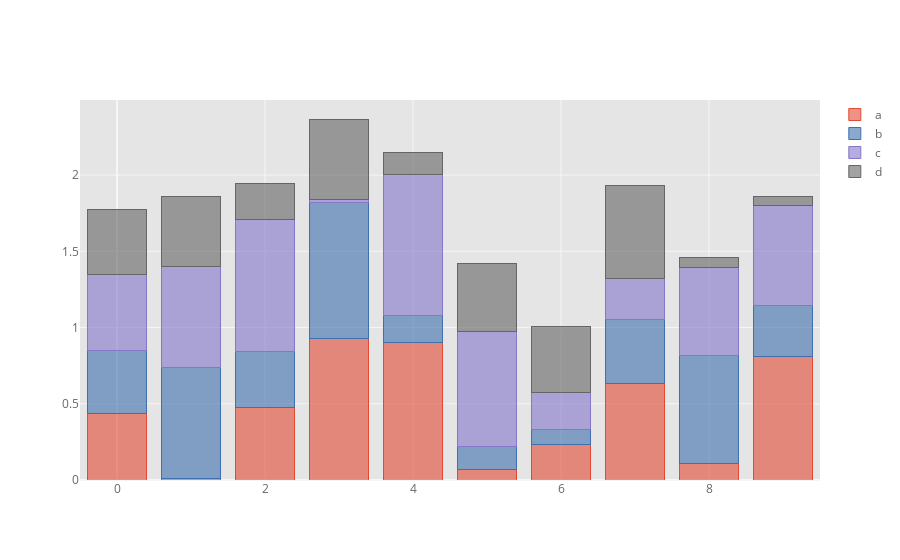

Here is the notebook cell this chart was saved with:
### Markdown cell above
To produce a stacked bar plot, use `barmode=stack`

### Code cell
df.iplot(kind='bar',barmode='stack')

### Figure 1 — Plotly figure (JSON) as saved in the notebook; plotly's stock layout.template omitted (floating-point values rounded to 4 significant figures)
{"data": [{"marker": {"color": "rgba(226, 74, 51, 0.6)", "line": {"color": "rgba(226, 74, 51, 1.0)", "width": 1}}, "name": "a", "orientation": "v", "text": "", "type": "bar", "x": [0, 1, 2, 3, 4, 5, 6, 7, 8, 9], "y": [0.4376, 0.009224, 0.4768, 0.9282, 0.9041, 0.06873, 0.2296, 0.6302, 0.1088, 0.8109]}, {"marker": {"color": "rgba(62, 111, 176, 0.6)", "line": {"color": "rgba(62, 111, 176, 1.0)", "width": 1}}, "name": "b", "orientation": "v", "text": "", "type": "bar", "x": [0, 1, 2, 3, 4, 5, 6, 7, 8, 9], "y": [0.4108, 0.7316, 0.3675, 0.89, 0.1735, 0.1484, 0.09909, 0.4233, 0.71, 0.3351]}, {"marker": {"color": "rgba(132, 118, 202, 0.6)", "line": {"color": "rgba(132, 118, 202, 1.0)", "width": 1}}, "name": "c", "orientation": "v", "text": "", "type": "bar", "x": [0, 1, 2, 3, 4, 5, 6, 7, 8, 9], "y": [0.498, 0.6593, 0.8642, 0.02009, 0.9275, 0.7571, 0.248, 0.27, 0.5779, 0.6517]}, {"marker": {"color": "rgba(101, 101, 101, 0.6)", "line": {"color": "rgba(101, 101, 101, 1.0)", "width": 1}}, "name": "d", "orientation": "v", "text": "", "type": "bar", "x": [0, 1, 2, 3, 4, 5, 6, 7, 8, 9], "y": [0.4266, 0.4569, 0.2372, 0.5296, 0.1422, 0.4454, 0.4331, 0.6101, 0.06067, 0.06257]}], "layout": {"barmode": "stack", "legend": {"bgcolor": "#FFFFFF", "font": {"color": "#666666"}, "traceorder": "normal"}, "paper_bgcolor": "#FFFFFF", "plot_bgcolor": "#E5E5E5", "title": {"font": {"color": "#151516"}}, "xaxis": {"gridcolor": "#F6F6F6", "showgrid": true, "tickfont": {"color": "#666666"}, "title": {"font": {"color": "#666666"}, "text": ""}, "zerolinecolor": "#F6F6F6"}, "yaxis": {"gridcolor": "#F6F6F6", "showgrid": true, "tickfont": {"color": "#666666"}, "title": {"font": {"color": "#666666"}, "text": ""}, "zerolinecolor": "#F6F6F6"}}}
